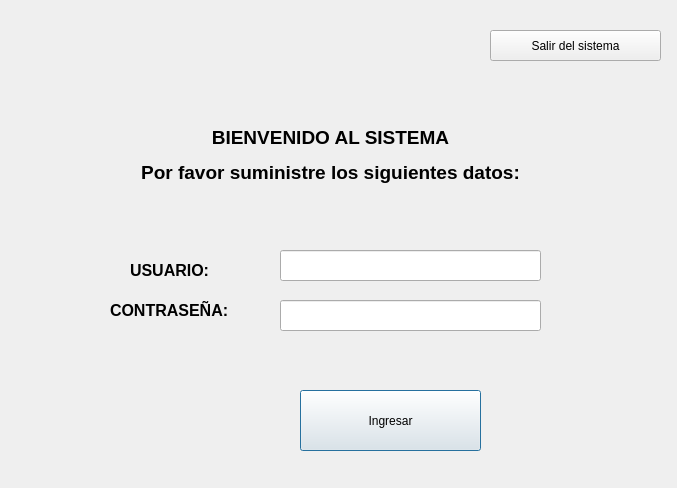
<?xml version="1.0" encoding="UTF-8"?>
<ui version="4.0">
 <class>Dialog</class>
 <widget class="QDialog" name="Dialog">
  <property name="geometry">
   <rect>
    <x>0</x>
    <y>0</y>
    <width>677</width>
    <height>488</height>
   </rect>
  </property>
  <property name="windowTitle">
   <string>Dialog</string>
  </property>
  <property name="inputMethodHints">
   <set>Qt::ImhNone</set>
  </property>
  <widget class="QLabel" name="labelpassword">
   <property name="geometry">
    <rect>
     <x>110</x>
     <y>290</y>
     <width>151</width>
     <height>41</height>
    </rect>
   </property>
   <property name="styleSheet">
    <string notr="true"/>
   </property>
   <property name="text">
    <string>&lt;html&gt;&lt;head/&gt;&lt;body&gt;&lt;p&gt;&lt;span style=&quot; font-size:12pt; font-weight:600;&quot;&gt;CONTRASEÑA:&lt;/span&gt;&lt;/p&gt;&lt;/body&gt;&lt;/html&gt;</string>
   </property>
  </widget>
  <widget class="QLabel" name="labelusuario">
   <property name="geometry">
    <rect>
     <x>130</x>
     <y>250</y>
     <width>151</width>
     <height>41</height>
    </rect>
   </property>
   <property name="styleSheet">
    <string notr="true"/>
   </property>
   <property name="text">
    <string>&lt;html&gt;&lt;head/&gt;&lt;body&gt;&lt;p&gt;&lt;span style=&quot; font-size:12pt; font-weight:600;&quot;&gt;USUARIO:&lt;/span&gt;&lt;/p&gt;&lt;/body&gt;&lt;/html&gt;</string>
   </property>
  </widget>
  <widget class="QLineEdit" name="campoUsuario">
   <property name="geometry">
    <rect>
     <x>280</x>
     <y>250</y>
     <width>261</width>
     <height>31</height>
    </rect>
   </property>
  </widget>
  <widget class="QLineEdit" name="campoPassword">
   <property name="geometry">
    <rect>
     <x>280</x>
     <y>300</y>
     <width>261</width>
     <height>31</height>
    </rect>
   </property>
   <property name="inputMethodHints">
    <set>Qt::ImhHiddenText</set>
   </property>
  </widget>
  <widget class="QLabel" name="label">
   <property name="geometry">
    <rect>
     <x>200</x>
     <y>140</y>
     <width>55</width>
     <height>16</height>
    </rect>
   </property>
   <property name="text">
    <string/>
   </property>
  </widget>
  <widget class="QLabel" name="labelusuario_2">
   <property name="geometry">
    <rect>
     <x>80</x>
     <y>80</y>
     <width>501</width>
     <height>151</height>
    </rect>
   </property>
   <property name="styleSheet">
    <string notr="true"/>
   </property>
   <property name="text">
    <string>&lt;html&gt;&lt;head/&gt;&lt;body&gt;&lt;p align=&quot;center&quot;&gt;&lt;span style=&quot; font-size:14pt; font-weight:600;&quot;&gt;BIENVENIDO AL SISTEMA&lt;/span&gt;&lt;/p&gt;&lt;p align=&quot;center&quot;&gt;&lt;span style=&quot; font-size:14pt; font-weight:600;&quot;&gt;Por favor suministre los siguientes datos:&lt;/span&gt;&lt;/p&gt;&lt;/body&gt;&lt;/html&gt;</string>
   </property>
  </widget>
  <widget class="QPushButton" name="botonLogin">
   <property name="geometry">
    <rect>
     <x>300</x>
     <y>390</y>
     <width>181</width>
     <height>61</height>
    </rect>
   </property>
   <property name="styleSheet">
    <string notr="true">font: 10pt &quot;MS Shell Dlg 2&quot;;
font: 75 12pt &quot;MS Shell Dlg 2&quot;;
font: 12pt &quot;MS Shell Dlg 2&quot;;
font: 75 8pt &quot;Nirmala UI&quot;;</string>
   </property>
   <property name="text">
    <string>Ingresar</string>
   </property>
   <property name="icon">
    <iconset>
     <normaloff>hospital-location-icon-vector.jpg</normaloff>hospital-location-icon-vector.jpg</iconset>
   </property>
   <property name="iconSize">
    <size>
     <width>40</width>
     <height>40</height>
    </size>
   </property>
  </widget>
  <widget class="QPushButton" name="pushButton_14">
   <property name="geometry">
    <rect>
     <x>490</x>
     <y>30</y>
     <width>171</width>
     <height>31</height>
    </rect>
   </property>
   <property name="styleSheet">
    <string notr="true">font: 10pt &quot;MS Shell Dlg 2&quot;;</string>
   </property>
   <property name="text">
    <string>Salir del sistema</string>
   </property>
  </widget>
 </widget>
 <resources/>
 <connections>
  <connection>
   <sender>pushButton_14</sender>
   <signal>clicked()</signal>
   <receiver>Dialog</receiver>
   <slot>close()</slot>
   <hints>
    <hint type="sourcelabel">
     <x>541</x>
     <y>45</y>
    </hint>
    <hint type="destinationlabel">
     <x>458</x>
     <y>20</y>
    </hint>
   </hints>
  </connection>
 </connections>
</ui>
